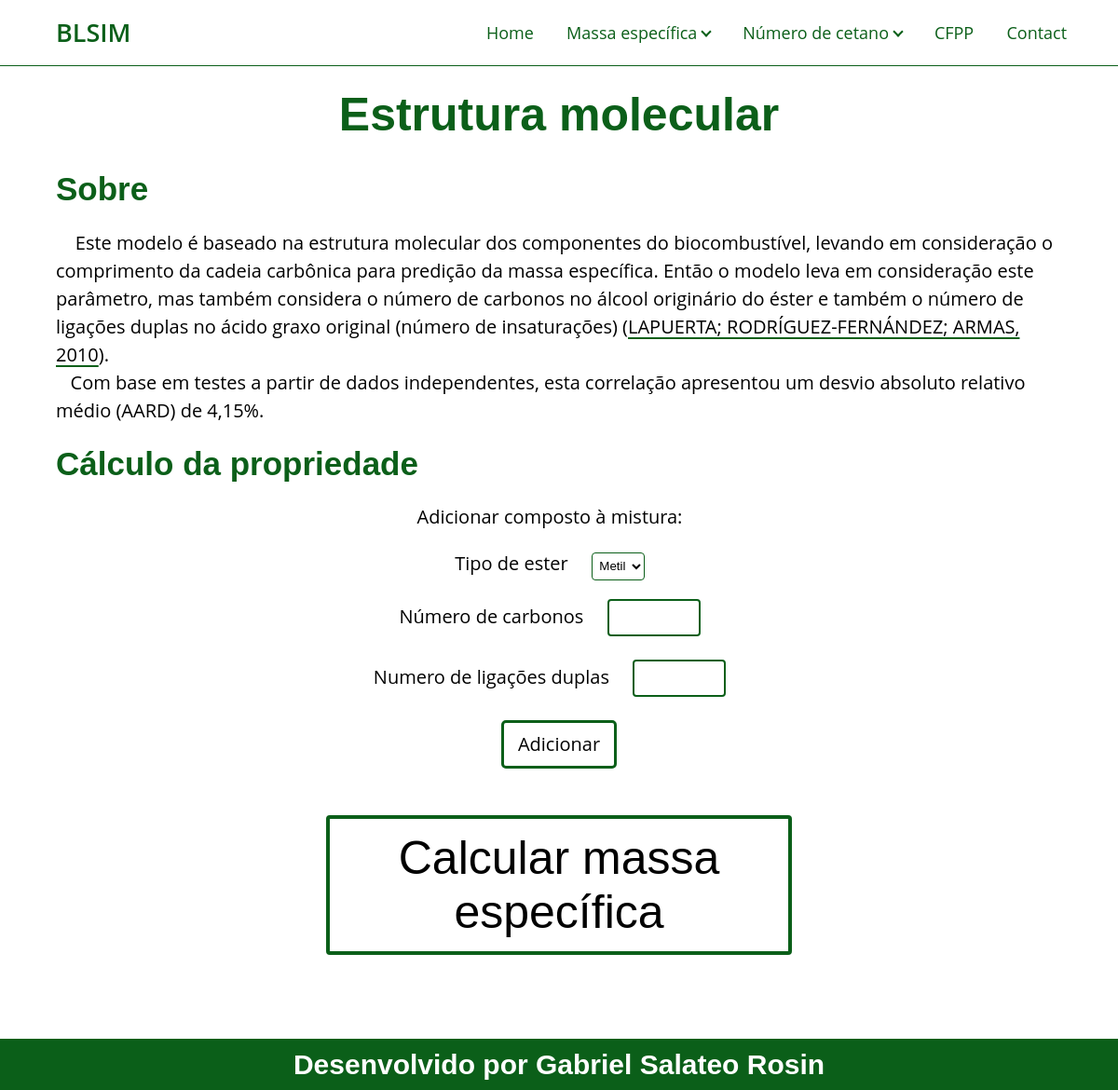
Screenshot of /density/Estrutura-molecular/ with the database file from the repository.
### density/models.py (models this page shows, shortened)
class PredictiveModel(models.Model):
    id = models.BigAutoField(primary_key=True)
    name = models.CharField(max_length=50 ,verbose_name="Model's name")
    brief_description = models.CharField(max_length=500, verbose_name="Brief description for home page")
    description = models.TextField(verbose_name="Model's description")

### density/views.py (the view, shortened to what this page needs)
# urls.py: path('Estrutura-molecular/', views.MolecularStructure.as_view(), name='molecular_structure'),
class MolecularStructure(DetailView):
    template_name = "density/molecular_structure.html"
    model = get_object_or_404(models.PredictiveModel,
        name = "Estrutura molecular")
    context = {
        "model": model,
    }
    def get(self, request, *args, **kwargs):
        self.context['result'] = None
        return render(request, self.template_name, self.context)

### density/templates/density/molecular_structure.html (shortened to what this page needs)
{% extends 'cetaneNumber/model.html' %}
{% load static %}
{% block prediction_form %}
    <h2>Cálculo da propriedade</h2>
    <div class="form-center">
        <form action="." method="POST">
            <div class="add-compound add-esther">
                <label for="Add compound to mixture">Adicionar composto à mistura:</label>
                <div>
                    <label for="Esther type">Tipo de ester</label>
                    <select id="Esther type">
                        <option value="1">Metil</option>
                    </select>
                </div>
                <div>
                    <label for="Carbons number">Número de carbonos</label>
                    <input id="carbons-number" type="number" />
                </div>
                <div>
                    <label for="Double bounds">Numero de ligações duplas</label>
                    <input id="double-bounds-number" type="number" />
                </div>
                <div onclick="addCompound();" class="add-button">Adicionar</div>
            </div>
            <input type="submit" value="Calcular massa específica" />
        </form>
    </div>
{% endblock prediction_form %}

### cetaneNumber/templates/cetaneNumber/model.html (shortened to what this page needs)
{% extends 'base.html' %}
{% load static %}
{% block content %}
    <section class="content">
        <div class="responsive-space"></div>
        <h1>{{ model.name }}</h1>
        <h2>Sobre</h2>
        {{ model.description|safe }}
        {% block prediction_form %}{% endblock prediction_form %}
    </section>
{% endblock content %}

### templates/static/assets/CSS/variables.css (style rules this page uses)
:root { --primary-green: rgba(11, 95, 25, 1); --secondary-green: rgba(11, 95, 25, 0.9); --white-color: rgba(255, 255, 255, 1); --primary-yellow: rgb(255, 223, 0); }

### templates/static/assets/CSS/content.css (style rules this page uses)
.responsive-space { height: 70px; }
.content h1 { margin: 2vh 5vw 2vh 5vw; color: var(--primary-green); text-align: center; }
.content h2 { margin: 2vh 5vw 2vh 5vw; color: var(--primary-green); }
.content p { margin: 0px 5vw 0px 5vw; }
.content a { color: inherit; text-decoration-color: var(--primary-green); text-decoration-thickness: 2px; text-underline-offset: 4px; }

### templates/static/assets/CSS/elements.css (style rules this page uses)
* { margin: 0; padding: 0; box-sizing: border-box; }
html { font-size: 62.5%; scrollbar-color: var(--primary-green); }
::placeholder { color: black; }
input[type=number] { -moz-appearance: textfield; }
body { font-family: "Open Sans", sans-serif; font-size: 2rem; line-height: 1.5; }
h1, h2, h3, h4, h5, h6 { font-family: 'Montserrat', sans-serif; }
h1 { font-size: 5rem; }
h2 { font-size: 3.5rem; }

### templates/static/assets/CSS/prediction_form.css (style rules this page uses)
.content .form-center { text-align: center; }
.content .add-compound { margin-bottom: 10px; font-size: 20px; display: flex; flex-wrap: wrap; justify-content: center; align-items: center; }
.content .add-compound label { margin-right: 20px; }
.content .add-compound select, input { height: 30px; margin-right: 20px; font-weight: 100; background-color: white; border: 1px solid var(--primary-green); border-radius: 4px; cursor: pointer; transition: all 0.5s ease; text-align: center; }
.content .add-compound .add-button { padding: 8px 15px; display: flex; justify-content: center; align-items: center; cursor: pointer; border: 3px solid var(--primary-green); border-radius: 5px; transition: all 0.5s ease; }
.content .form-center input[type=number] { margin-bottom: 5px; width: 100px; height: 40px; border: 2px solid var(--primary-green); border-radius: 4px; color: black; text-align: center; font-size: 2rem; }
.content .form-center input[type=submit] { margin: 40px 0px; height: 150px; width: 80%; max-width: 500px; font-size: 5rem; white-space: normal; background-color: var(--white-color); border: 4px solid var(--primary-green); cursor: pointer; font-weight: 100; transition: all 0.5s ease; }
.content .add-esther { flex-direction: column; }
.content .add-esther div { margin-top: 20px; }

### rows the page displays
PredictiveModel: name "Estrutura molecular", description "Este modelo é baseado na estrutura molecular dos componentes do biocombustível, levando em consideração o comprimento da cadeia carbônica para predição da massa específica. Então o modelo leva em consideração este parâmetro, mas também considera o número de carbonos no álcool originário do éster e também o número de ligações duplas no ácido graxo original (número de insaturações) ( LAPUERTA; RODRÍGUEZ-FERNÁNDEZ; ARMAS, 2010 ). Com base em testes a partir de dados independentes, esta correlação apresentou um desvio absoluto relativo médio (AARD) de 4,15%."
